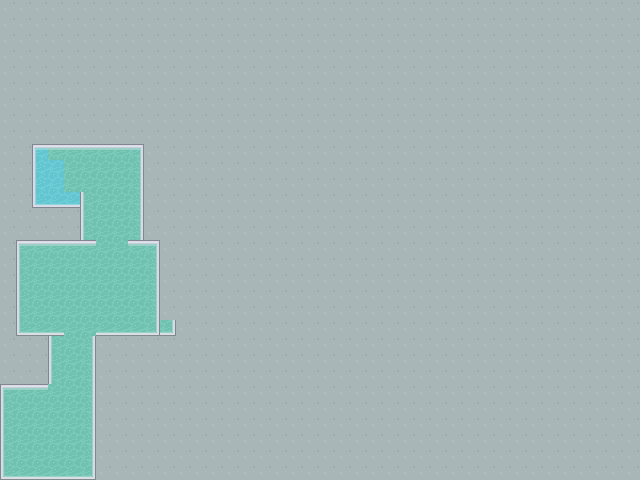

The image is a tile-based game level rendered from a .tmx file. Its description and complete source (layers, tilesets, objects, tile grids) follow:
An orthogonal 40x30 tile map with 16x16 px tiles, 1 tile layer (Tile Layer 1).

<map version="1.0" orientation="orthogonal" renderorder="right-down" width="40" height="30" tilewidth="16" tileheight="16" nextobjectid="1">
 <tileset firstgid="1" name="tileset" tilewidth="16" tileheight="16" tilecount="80" columns="40">
  <image source="../Tilesets/TileTest.png" width="640" height="32" />
 </tileset>
 <layer name="Tile Layer 1" width="40" height="30">
  <data encoding="csv">
57,57,57,57,57,57,57,57,57,57,57,57,57,57,57,57,57,57,57,57,57,57,57,57,57,57,57,57,57,57,57,57,57,57,57,57,57,57,57,57,
57,57,57,57,57,57,57,57,57,57,57,57,57,57,57,57,57,57,57,57,57,57,57,57,57,57,57,57,57,57,57,57,57,57,57,57,57,57,57,57,
57,57,57,57,57,57,57,57,57,57,57,57,57,57,57,57,57,57,57,57,57,57,57,57,57,57,57,57,57,57,57,57,57,57,57,57,57,57,57,57,
57,57,57,57,57,57,57,57,57,57,57,57,57,57,57,57,57,57,57,57,57,57,57,57,57,57,57,57,57,57,57,57,57,57,57,57,57,57,57,57,
57,57,57,57,57,57,57,57,57,57,57,57,57,57,57,57,57,57,57,57,57,57,57,57,57,57,57,57,57,57,57,57,57,57,57,57,57,57,57,57,
57,57,57,57,57,57,57,57,57,57,57,57,57,57,57,57,57,57,57,57,57,57,57,57,57,57,57,57,57,57,57,57,57,57,57,57,57,57,57,57,
57,57,57,57,57,57,57,57,57,57,57,57,57,57,57,57,57,57,57,57,57,57,57,57,57,57,57,57,57,57,57,57,57,57,57,57,57,57,57,57,
57,57,57,57,57,57,57,57,57,57,57,57,57,57,57,57,57,57,57,57,57,57,57,57,57,57,57,57,57,57,57,57,57,57,57,57,57,57,57,57,
57,57,57,57,57,57,57,57,57,57,57,57,57,57,57,57,57,57,57,57,57,57,57,57,57,57,57,57,57,57,57,57,57,57,57,57,57,57,57,57,
57,57,54,47,47,47,47,47,48,57,57,57,57,57,57,57,57,57,57,57,57,57,57,57,57,57,57,57,57,57,57,57,57,57,57,57,57,57,57,57,
57,57,52,4,2,2,2,2,45,57,57,57,57,57,57,57,57,57,57,57,57,57,57,57,57,57,57,57,57,57,57,57,57,57,57,57,57,57,57,57,
57,57,52,4,2,2,2,2,45,57,57,57,57,57,57,57,57,57,57,57,57,57,57,57,57,57,57,57,57,57,57,57,57,57,57,57,57,57,57,57,
57,57,49,50,50,44,2,2,45,57,57,57,57,57,57,57,57,57,57,57,57,57,57,57,57,57,57,57,57,57,57,57,57,57,57,57,57,57,57,57,
57,57,57,57,57,44,2,2,45,57,57,57,57,57,57,57,57,57,57,57,57,57,57,57,57,57,57,57,57,57,57,57,57,57,57,57,57,57,57,57,
57,57,57,57,57,44,2,2,45,57,57,57,57,57,57,57,57,57,57,57,57,57,57,57,57,57,57,57,57,57,57,57,57,57,57,57,57,57,57,57,
57,46,47,47,47,47,2,2,47,48,57,57,57,57,57,57,57,57,57,57,57,57,57,57,57,57,57,57,57,57,57,57,57,57,57,57,57,57,57,57,
57,44,1,1,1,1,1,1,1,45,57,57,57,57,57,57,57,57,57,57,57,57,57,57,57,57,57,57,57,57,57,57,57,57,57,57,57,57,57,57,
57,44,1,1,1,1,1,1,1,45,57,57,57,57,57,57,57,57,57,57,57,57,57,57,57,57,57,57,57,57,57,57,57,57,57,57,57,57,57,57,
57,44,1,1,1,1,1,1,1,45,57,57,57,57,57,57,57,57,57,57,57,57,57,57,57,57,57,57,57,57,57,57,57,57,57,57,57,57,57,57,
57,44,1,1,1,1,1,1,1,45,57,57,57,57,57,57,57,57,57,57,57,57,57,57,57,57,57,57,57,57,57,57,57,57,57,57,57,57,57,57,
57,41,42,42,2,1,42,42,42,43,43,57,57,57,57,57,57,57,57,57,57,57,57,57,57,57,57,57,57,57,57,57,57,57,57,57,57,57,57,57,
57,57,57,44,2,45,57,57,57,57,57,57,57,57,57,57,57,57,57,57,57,57,57,57,57,57,57,57,57,57,57,57,57,57,57,57,57,57,57,57,
57,57,57,44,2,45,57,57,57,57,57,57,57,57,57,57,57,57,57,57,57,57,57,57,57,57,57,57,57,57,57,57,57,57,57,57,57,57,57,57,
57,57,57,44,2,45,57,57,57,57,57,57,57,57,57,57,57,57,57,57,57,57,57,57,57,57,57,57,57,57,57,57,57,57,57,57,57,57,57,57,
46,47,47,2,2,45,57,57,57,57,57,57,57,57,57,57,57,57,57,57,57,57,57,57,57,57,57,57,57,57,57,57,57,57,57,57,57,57,57,57,
44,1,1,1,1,45,57,57,57,57,57,57,57,57,57,57,57,57,57,57,57,57,57,57,57,57,57,57,57,57,57,57,57,57,57,57,57,57,57,57,
44,1,1,1,1,45,57,57,57,57,57,57,57,57,57,57,57,57,57,57,57,57,57,57,57,57,57,57,57,57,57,57,57,57,57,57,57,57,57,57,
44,1,1,1,1,45,57,57,57,57,57,57,57,57,57,57,57,57,57,57,57,57,57,57,57,57,57,57,57,57,57,57,57,57,57,57,57,57,57,57,
44,1,1,1,1,45,57,57,57,57,57,57,57,57,57,57,57,57,57,57,57,57,57,57,57,57,57,57,57,57,57,57,57,57,57,57,57,57,57,57,
41,42,42,42,42,43,57,57,57,57,57,57,57,57,57,57,57,57,57,57,57,57,57,57,57,57,57,57,57,57,57,57,57,57,57,57,57,57,57,57
</data>
 </layer>
</map>
